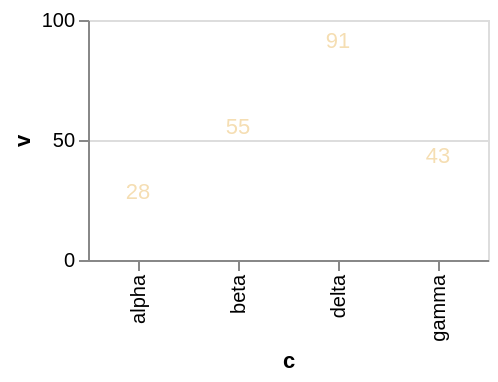

Write a Vega-Lite specification for this figure.
### Vega-Lite specification from a JSON file in a GitHub repository (floating-point values rounded to 4 significant figures)
{"$schema": "https://vega.github.io/schema/vega-lite/v6.json", "width": 200, "height": 120, "data": {"values": [{"c": "alpha", "v": 28, "w": 3, "t": "2024-01-07"}, {"c": "beta", "v": 55, "w": 7, "t": "2024-03-19"}, {"c": "gamma", "v": 43, "w": 5, "t": "2024-06-02"}, {"c": "delta", "v": 91, "w": 9, "t": "2024-09-11"}]}, "mark": "text", "encoding": {"x": {"field": "c", "type": "nominal"}, "y": {"field": "v", "type": "quantitative"}, "text": {"field": "v", "type": "quantitative"}}, "config": {"text": {"color": "wheat"}}}
